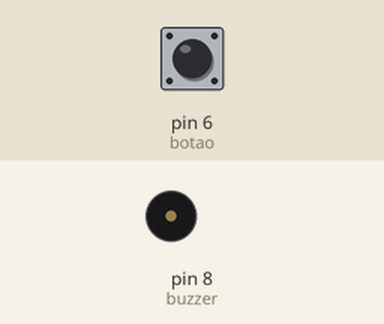
Recording of a sketch running on a simulated Arduino Uno, built with avr-gcc and run on an emulated ATmega328P. On the bench: buzzer (waves = sounding). The inputs (shaded band) are chosen by the test bench; at power-on: pin 6 (botao) LOW.

Above: at 1.2 s.
1.3 s: pin 6 (botao) pulled HIGH for 0.15 s
At 1.37 s:
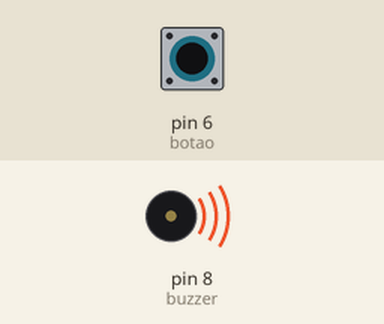
2.9 s: pin 6 (botao) pulled HIGH for 3.2 s
At 6.9 s:
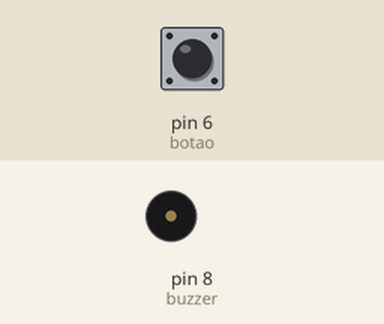
Timing chart, 0 to 8.4 s (numbered marks = the images above; inputs shaded):
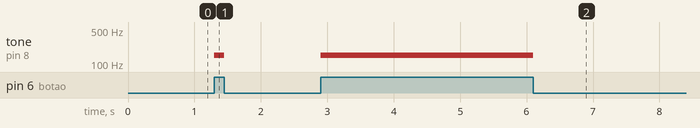

The sketch:

16_tone.ino
```cpp
const int buzzer = 8; //porta do buzzer digital
const int botao = 6; //porta do boato digital
void setup() {
   Serial.println("Iniciando ....");

  pinMode(botao, INPUT);

  pinMode(buzzer, OUTPUT);
  pinMode(buzzer, LOW);//inicia desliado

}

void loop() {
 if(digitalRead(botao) == 1){
  Serial.println("Som sendo ativiado ....");
  tone(buzzer, 150);//150 e a frequencia enviada em Hz

 }
 else{
  noTone(buzzer);
 }

}
```

Measured:
- after the input at 1.3 s, tone on pin 8 (buzzer): silent → 150 Hz at once, → silent 0.15 s later
- after the input at 2.9 s, tone on pin 8 (buzzer): silent → 150 Hz at once, → silent 3.2 s later
